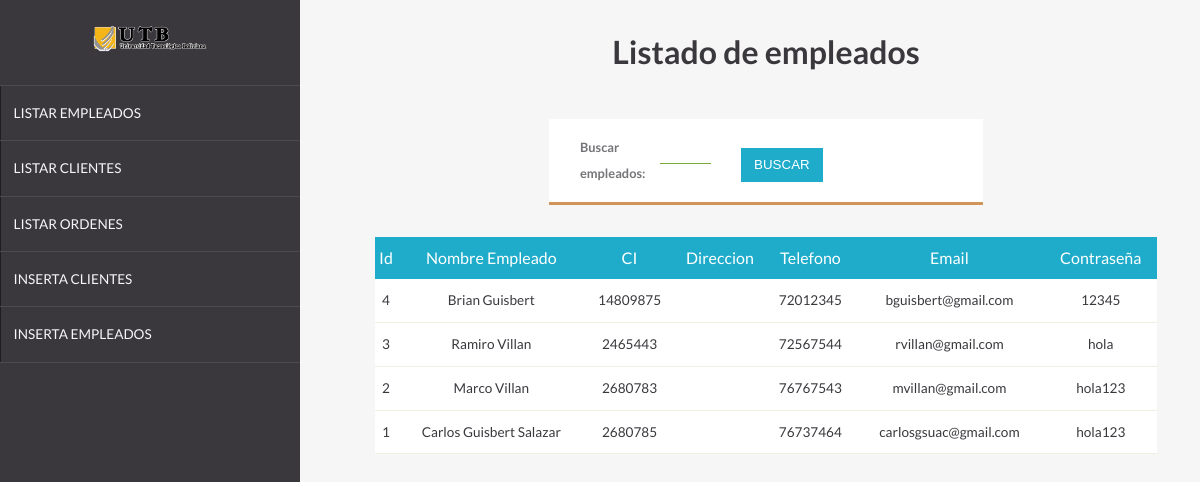
The page / on the database its author committed.
### tables this page shows
CREATE TABLE `empleados` (
  `idempleado` int(11) NOT NULL,
  `nombre` varchar(150) NOT NULL,
  `ci` varchar(15) NOT NULL,
  `direccion` varchar(255) DEFAULT NULL,
  `telefono` varchar(15) NOT NULL,
  `email` varchar(150) NOT NULL,
  `contrasenia` varchar(128) NOT NULL
);

### buscarempleados.php (the view, shortened to what this page needs)
<?php
    include 'conexion.php';
    if(isset($_POST['enviar'])){
        $empleado=$_POST['nomempleado'];
        $consulta="select * from empleados where nombre like'%$empleado%' order by idempleado desc";
    }else{
        $consulta="select * from empleados order by idempleado desc";
    }
    $resultado=mysqli_query($conexion,$consulta) or die("Algo ha salido mal en la consulta");
    echo"<table class='listado'>";
    echo"<tr>";
    echo"<th>Id</th>";
    echo"<th>Nombre Empleado</th>";
    echo"<th>CI</th>";
    echo"<th>Direccion</th>";
    echo"<th>Telefono</th>";
    echo"<th>Email</th>";
    echo"<th>Contraseña</th>";
    echo"</tr>";
    while($columna=mysqli_fetch_array($resultado)){
        echo"<tr>";
        echo"<td>".$columna['idempleado']."</td><td>".$columna['nombre']."</td><td>".$columna['ci']."</td><td>".$columna['direccion']."</td><td>".$columna['telefono']."</td><td>".$columna['email']."</td><td>".$columna['contrasenia']."</td>";
        echo"</tr>";
    }
    echo"</table>";
?>

### css/estilos.css (style rules this page uses)
*,*:before,*:after { box-sizing:border-box }
body { margin:0;font-family:sans-serif }
body { background:#F6F6F6;display:-webkit-flex;display:-ms-flexbox;display:flex;-webkit-flex-direction:column;-ms-flex-direction:column;flex-direction:column;min-height:100vh;color:#3A383D;font-family:'Lato', sans-serif }
.listado { background:#fff;width:90%;margin-left:auto;margin-right:auto;border-collapse:collapse;margin-top:2em }
.listado th { background:#1FACCA;line-height:2.5;color:#fff;font-weight:normal }
.listado td { border-bottom:1px solid rgba(122,169,60,0.15) }
.listado td { line-height:3;font-size:.85em;text-align:center }

### rows shown on the page
empleados: idempleado "4", nombre "Brian Guisbert", ci "14809875", telefono "72012345", email "bguisbert@gmail.com", contrasenia "12345"
empleados: idempleado "3", nombre "Ramiro Villan", ci "2465443", telefono "72567544", email "rvillan@gmail.com", contrasenia "hola"
empleados: idempleado "2", nombre "Marco Villan", ci "2680783", telefono "76767543", email "mvillan@gmail.com", contrasenia "hola123"
empleados: idempleado "1", nombre "Carlos Guisbert Salazar", ci "2680785", telefono "76737464", email "carlosgsuac@gmail.com", contrasenia "hola123"
